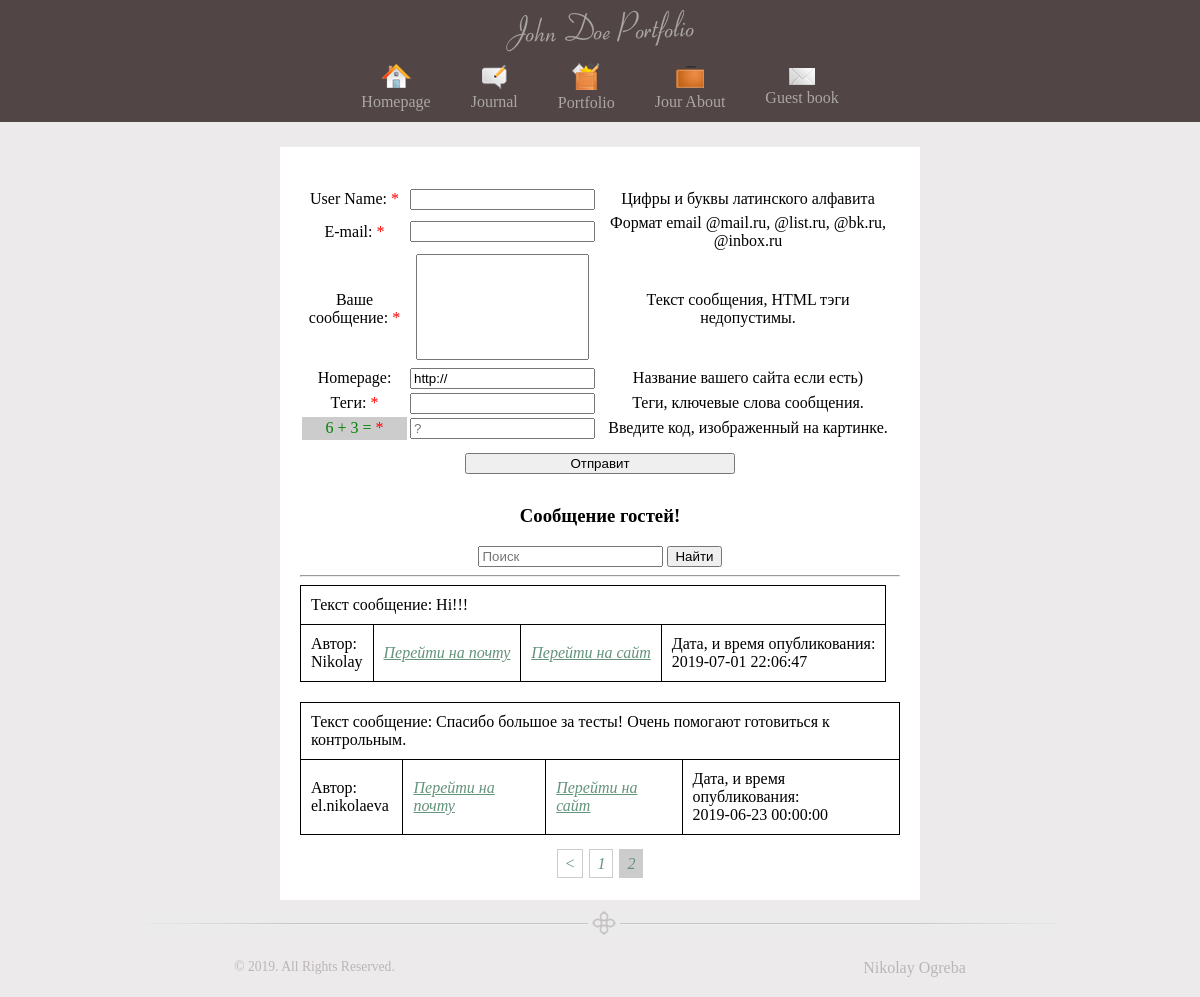
Page /?page=2 on the earlier database version.
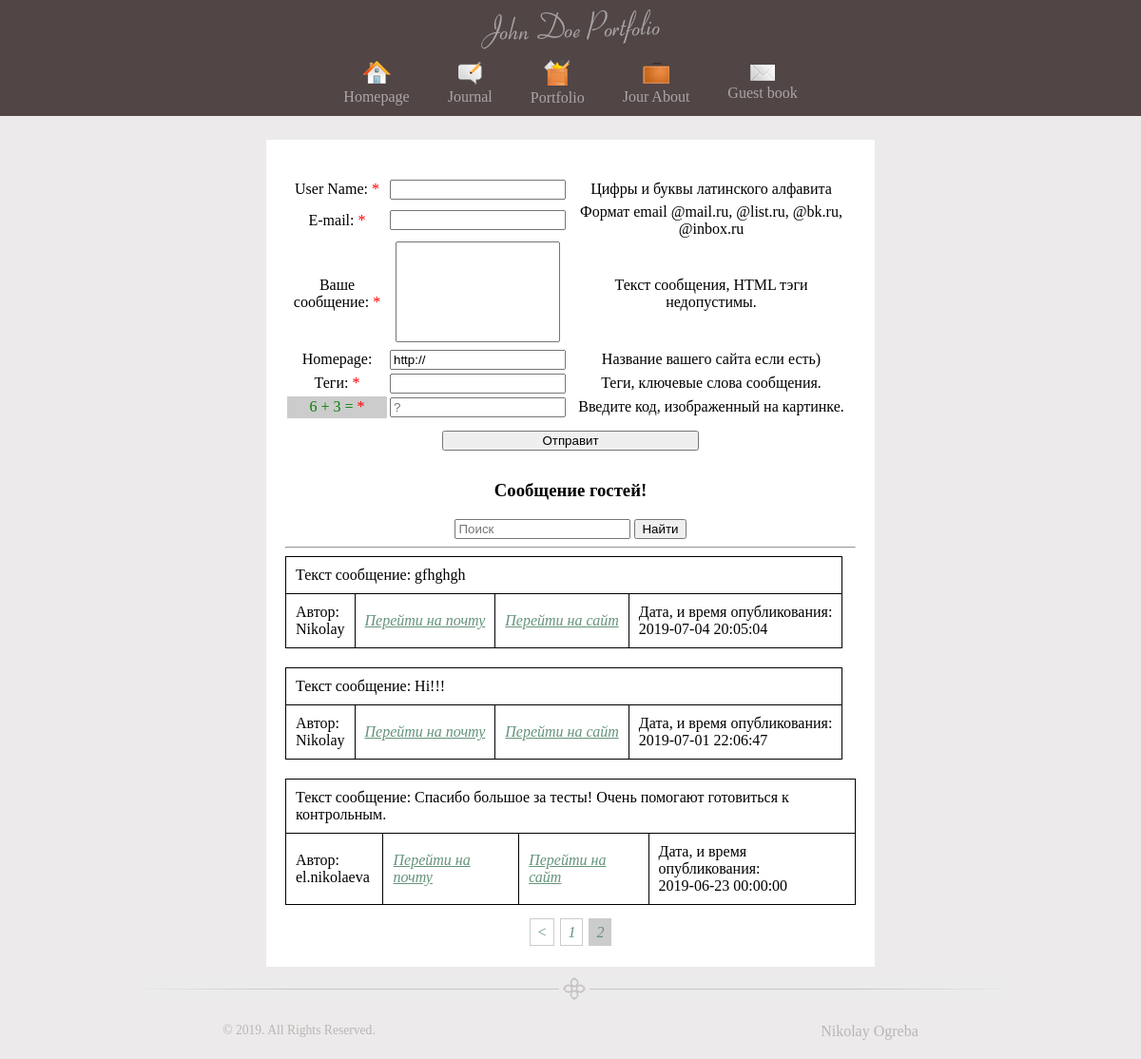
Same page on the later database version.
### tables this page shows
CREATE TABLE IF NOT EXISTS `pages` (
  `id` tinyint(3) unsigned NOT NULL,
  `metaKey` varchar(255) NOT NULL,
  `metaDes` varchar(255) NOT NULL,
  `iconImg` varchar(255) NOT NULL DEFAULT 'notImg.png',
  `imgPage` varchar(255) NOT NULL DEFAULT 'no img',
  `titleSite` varchar(255) NOT NULL,
  `textSite` text NOT NULL,
  `namePage` varchar(255) NOT NULL DEFAULT 'no name'
);

CREATE TABLE IF NOT EXISTS `book` (
  `id` tinyint(12) unsigned NOT NULL,
  `userName` varchar(255) NOT NULL,
  `email` varchar(255) NOT NULL,
  `text` text NOT NULL,
  `homePage` varchar(255) NOT NULL,
  `date` datetime NOT NULL,
  `meta` varchar(255) NOT NULL
);

### controller/controller.php (called while the page is built, shortened)
<?php
    require('functions/functions.php');
    $pages = get_full_pages();
    $view = empty($_GET['view']) ? 'guest_book' : $_GET['view'];
    switch($view) {
        case('guest_book'):
        	 if(isset($_GET['page'])) {
                $list = (int) $_GET['page'];
            } else $list = 1;
            $start_pos = (($list - 1) * COUNT_COMMENTS);
            $book = get_guest_book($start_pos, COUNT_COMMENTS);
        break;
    }
    require(TEMPLATE . 'index.php');

### index.php (called while the page is built, shortened)
<?php
	require(CONTROLLER);
?>

### model/model.php (called while the page is built, shortened)
<?php
	function get_full_pages()
	{
		$query = "SELECT `id`, `iconImg`, `titleSite`, `namePage` FROM `pages`";
		$res_select_pages = mysqli_query($GLOBALS['db'], $query) or die(mysqli_error($GLOBALS['db']));
		$get_array_pages = [];
		while($row = mysqli_fetch_assoc($res_select_pages)) {
			$get_array_pages[] = $row;
		}
		return $get_array_pages;
	}
	function get_guest_book($start_pos,  $perpage)
	{
		$query = "SELECT `userName`, `email`, `text`, `homePage`, `date` FROM `book` LIMIT $start_pos,  $perpage";
		$result = mysqli_query($GLOBALS['db'], $query) or die(mysqli_error($GLOBALS['db']));
        $book = array();
        while($row = mysqli_fetch_assoc($result)) {
        	$book[] = $row;
        }
        return $book;
	}

### views/viewGuestBook/guest_book.php (the view, shortened to what this page needs)
<?php
	$a = mt_rand(1, 10);
	$b = mt_rand(1, 10);
?>
<form method="POST" name='form_guest_book'>
	<table class='table'>
		<tr>
			<td class='w'><label for='username'>User Name: <span class='red'>*</span></label></td>
			<td><input type='text' name='userName' id='username' required /></td>
			<td>Цифры и буквы латинского алфавита</td>
		</tr>
		<tr>
			<td class='w'><label for='email'>E-mail: <span class='red'>*</span></label></td>
			<td><input type='email' pattern='[^ @]*@[^ @]*' name='email' id='email' required></td>
			<td>Формат email @mail.ru, @list.ru, @bk.ru, @inbox.ru</td>
		</tr>
		<tr>
			<td class='w'><label for='text'>Ваше сообщение: <span class='red'>*</span></label></td>
			<td><textarea name='fullText' id='text' required></textarea></td>
			<td>Текст сообщения, HTML тэги недопустимы.</td>
		</tr>
		<tr>
			<td class='w'><label for='homepage'>Homepage:</label></td>
			<td><input type='text' name='homePage' id='homepage' placeholder='http://' value='http://'></td>
			<td>Название вашего сайта если есть) <span class='decorationText'></span></td>
		</tr>
		<tr>
			<td class='w'><label for='tegs'>Теги: <span class='red'>*</span></label></td>
			<td><input id='text' id='tegs' name='meta' required></input></td>
			<td>Теги, ключевые слова сообщения.</td>
		</tr>
		<tr>
			<td class='w c'><?=$a?> + <?=$b?> = <span class='red'>*</span></td>
			<td><input type='text' name='captcha' id='captcha' placeholder='?'></td>
			<td>Введите код, изображенный на картинке.</td>
		</tr>
		<tr>
			<td colspan='3'><button type='submit' name='submit' id='sub'> Отправит </button></td>
		</tr>
	</table>
</form>
<h3>Сообщение гостей!</h3>
<?php if(!empty($book)): ?>
<form action='' method='get' class='search'>
	<div>
		<input type='text' name='search' required placeholder='Поиск'>
		<button type='submit'>Найти</button>
	</div>
</form> <hr />
<?php foreach ($book as $value): ?>
<table class='border'>
	<tfoot>
		<tr>
			<td>Автор: <br /> <?=$value['userName']?></td>
			<td><a href='mailto:<?=$value['email']?>'>Перейти на почту</a></td>
			<?php if(!empty($value['homePage'])): ?>
			<td><a href='<?=$value['homePage']?>' target='_blank'>Перейти на сайт</a></td>
			<?php else: ?>
			<td>Сайт не указан</td>
			<?php endif; ?>
			<td>Дата, и время опубликования: <br /> <?=$value['date']?></td>
		</tr>
	</tfoot>
	<tbody>
		<tr>
			<td colspan='4'>Текст сообщение: <?=$value['text']?></td>
		</tr>
	</tbody>
</table>
<?php
	endforeach;
endif;
	if(COUNT_COMMENTS > 1) paginatio($list, $pages_count);
?>

### views/viewGuestBook/blocks/header.php (shortened to what this page needs)
<!DOCTYPE HTML>
<html xmlns="http://www.w3.org/1999/xhtml">
<head>
    <link rel="stylesheet" href="<?=TEMPLATE?>styles/main.css" type="text/css" />
</head>
<body>
    <div id="container">
        <div id='header'>
            <img src="<?=TEMPLATE?>images/logo.png" alt = "Логотип сайта" />
            <nav>
                <?php foreach ($pages as $value): ?>
                    <?php if(isset($value['namePage']) && $value['namePage'] === 'no name'): ?>
                        <a href="?view=page&amp;page_id=<?=$value['id']?>">
                        <img src="<?=TEMPLATE?>images/<?=$value['iconImg']?>" alt="<?=$value['titleSite']?>" />
                            <br />
                        <span><?=$value['titleSite']?></span>
                    </a>
                    <?php else: ?>
                        <a href="?view=<?=$value['namePage']?>&amp;page_id=<?=$value['id']?>">
                        <img src="<?=TEMPLATE?>images/<?=$value['iconImg']?>" alt="<?=$value['titleSite']?>" />
                            <br />
                        <span><?=$value['titleSite']?></span>
                    </a>
                    <?php endif; ?>
                <?php endforeach; ?>
            </nav>
        </div>

### views/viewGuestBook/index.php
<?php require('blocks/header.php'); ?>
    <div id="content">
        <div id="post">
            <?php include($view . '.php'); ?>
        </div>
    </div>
<?php require('blocks/footer.php'); ?>

### functions/functions.php (shortened to what this page needs)
<?php
    function paginatio($page, $pages_count) {
        $back = '';
        $forward = '';
        $startpage = '';
        $endpage = '';
        $page2left = '';
        $page1left = '';
        $page2raight = '';
        $page1raight = '';
        if($page > 1) {
            $back = "<a href='?{$uri}page=" . ($page - 1) . "' class='nav_link'>&lt;</a>";
        }
        if($page - 1 > 0) {
            $page1left = "<a href='?{$uri}page=" . ($page - 1) . "' class='nav_link'>" . ($page - 1) . "</a>";
        }
        echo "<div class='paginatio'>" . $startpage . $back .  $page2left . $page1left . "<a class='nav_active'>" . $page . "</a>" . $page1raight . $page2raight . $forward . $endpage . "</div>";
    }

### views/viewGuestBook/blocks/footer.php
    <div class="footer">
		<div id="separatot">
                <img src="<?=TEMPLATE?>images/separator.png" alt="" />
        </div>
        <div id='inFoot'>
            <div id="copy"> &copy; 2019. All Rights Reserved. </div>
            <div class="right">Nikolay Ogreba</div>
        </div>
	</div>
</div>
</body>
</html>

### views/viewGuestBook/styles/main.css (style rules this page uses)
html { height: 100%; }
body { background-color: #ECEAEA; font-family: Tahoma; font-size: 12pt; margin: 0; padding: 0 0 1px 0; display: block; min-height: 100%; width: 100%; overflow-y: hidden; position: relative; overflow: auto; }
a img { border: none; }
nav { display: flex; align-items: center; justify-content: center; }
#container { text-align: center; margin: 0 auto; }
#container nav { padding: 0 0 10px; }
#container nav a { color: #ACA6A6; text-decoration: none; padding: 0 20px; }
#header { background-color: #514545; }
#content { margin: 0 auto; display: flex; flex-direction: column; margin-bottom: 50px; }
#inFoot { display: flex; justify-content: space-around; padding: 20px 0; }
.table { width: 100%; }
.w { width: 103px; }
.c { background-color: #ccc; color: green; }
.table textarea { resize: none; height: 100px; width: 167px; }
.table tr, .table td { vertical-align: middle; }
.border { margin-bottom: 20px; }
.border, .border tr, .border td { border: 1px solid #000; border-collapse: collapse; border-spacing: 0; padding: 10px; }
.border tr:last-child { text-align: left; }
.red { color: red; }
#sub { margin: 10px 0; width: 270px; cursor: pointer; }
#post { background-color: #fff; margin: 25px auto 0; width: 600px; padding: 20px; }
#post a { color: #65937B; font-style: italic; }
.paginatio { text-align: center; margin: 0 0 7px; }
a.nav_active { border: 1px solid #ccc; background: #ccc none repeat scroll 0 0; color: #ffffff; padding: 5px 7px; margin: 0 3px; }
a.nav_link { border: 1px solid #ccc; padding: 5px 7px; text-decoration: none; margin: 0 3px; color: #777; }
.footer { height: 50px; position: absolute; left: 0; right: 0; bottom: 0; }
#separatot { padding-top: 10px; }
#copy { color: #BBB6B5; font-size: 85%; }
.right { color: #BBB6B5; text-align: right; }

Differences in the rows shown:
added book: userName "Nikolay", date "2019-07-04 20:05:04", text "gfhghgh"
